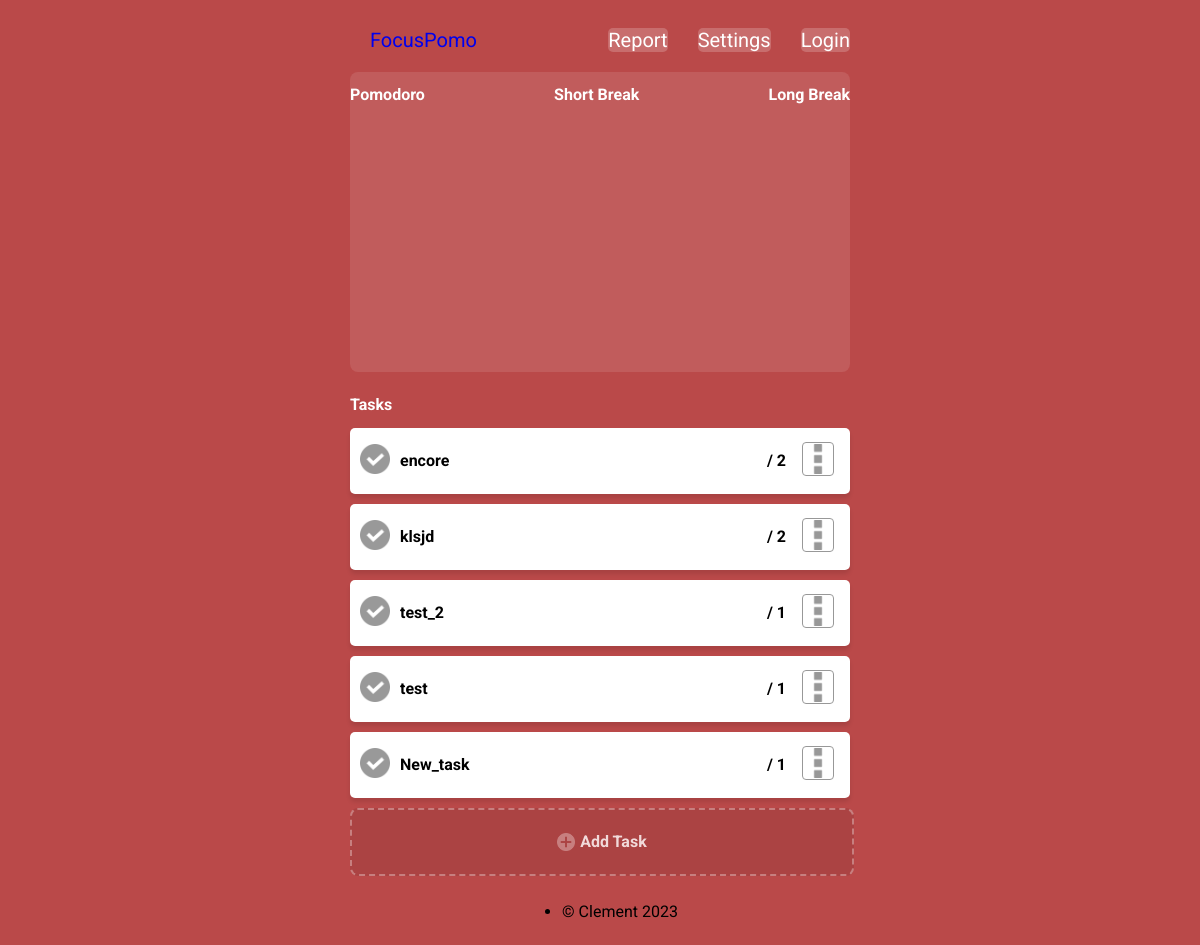
Before: / with the older database file.
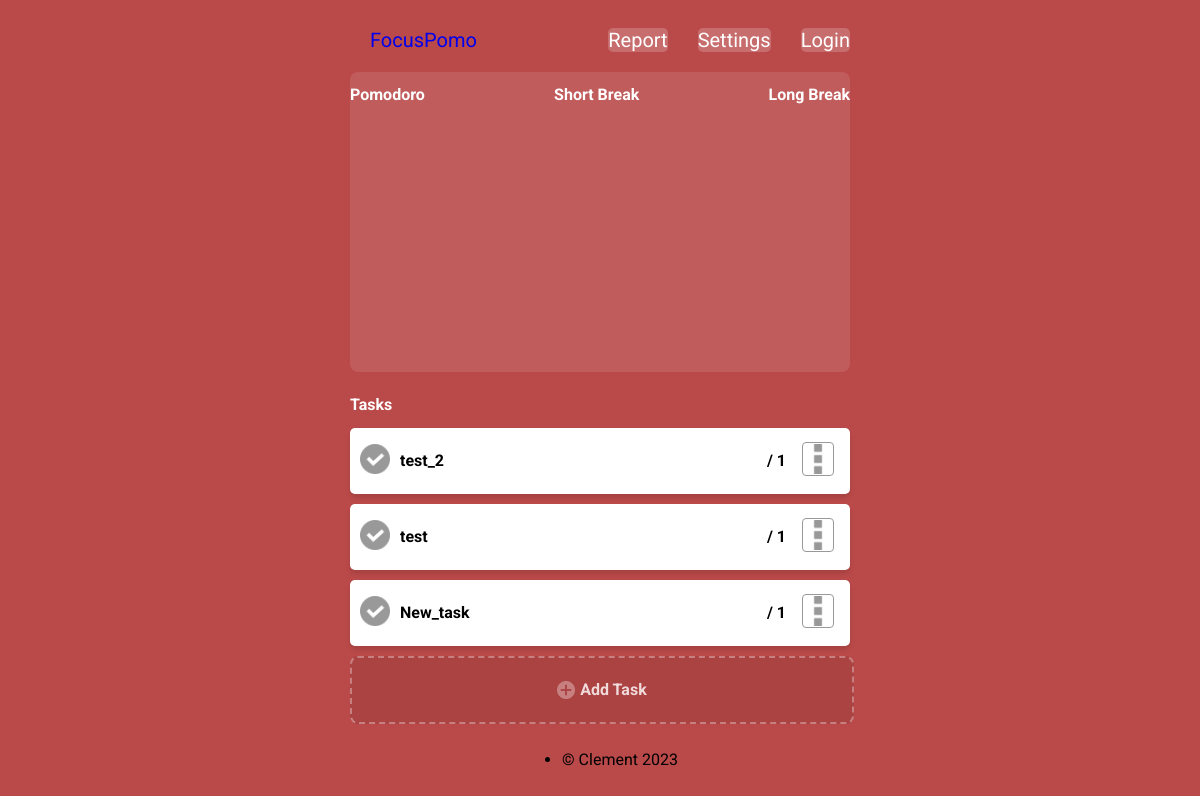
After: the same page with the newer database file.
### tasks/models.py (models this page shows)
class Task(models.Model):
    user_email = models.ForeignKey(CustomUser, blank=True, null=True, on_delete=models.CASCADE)
    title = models.CharField(max_length=150)
    note = models.TextField(blank=True, null=True)
    rounds = models.IntegerField()
    time = models.DateTimeField(default=timezone.now)

### focus_pomo/views.py (the view, shortened to what this page needs)
# urls.py: path('', views.Index.as_view(), name='index'),
class Index(FormView, TemplateView):
    template_name = 'index.html'
    success_url = reverse_lazy('index')
    def get(self, request, *args, **kwargs):
        form = TaskForm()
        return self.render_to_response(self.get_context_data(form=form))
    def get_context_data(self, **kwargs: Any) -> Dict[str, Any]:
        context = super().get_context_data(**kwargs)
        context['tasks'] = Task.objects.all()
        return context

### templates/index.html (shortened to what this page needs)
{% extends "base.html" %}
{% load django_bootstrap5 %}
{% load static %}
{% block body_block %}
    <ul class="header">
        <div class="brand">
            <a href="#" style="text-decoration:none">
                <li>FocusPomo</li>
            </a>
        </div>
        <div class="settings">
            <a href="#" class="tab" style="text-decoration:none">
                <li>Report</li>
            </a>
            <a href="#" class="tab" style="text-decoration:none">
                <li>Settings</li>
            </a>
            {% if user.is_authenticated %}
                <a href="{% url 'accounts:logout' %}" class="tab" style="text-decoration:none">
                    <li>Logout</li>
                </a>
            {% else %}
                <a href="{% url 'accounts:login' %}" class="tab" style="text-decoration:none">
                    <li>Login</li>
                </a>
            {% endif %}
        </div>
    </ul>
    <div class="screen">
        <div class="selection">
            <h2>Pomodoro</h2>
            <h2>Short Break</h2>
            <h2>Long Break</h2>
        </div>
    </div>
    <div class="task">
        <h2>Tasks</h2>
        {% for task in tasks %}
        <div class="card" id="card{{ task.id }}">
            <div class="title">
                <p><img src="static\images\check.png" alt="option icon" class="check"></p>
                <p class="text">{{task.title}}</p>
            </div>
            <div class="settings">
                <p class="text">/ {{task.rounds}}</p>
                <button class='none' onclick="openModal('{{ task.id }}')">
                    <img src="static\images\button-of-three-vertical-squares.png" alt="option icon" class="dots">
                </button>
            </div>
        </div>
         {% endfor %}
         <div class="add_task" onclick="openForm()">
            <img src="static\images\plus (1).png" alt="add icon" class="plus">
            <p>Add Task</p>
        </div>
    </div>
{% endblock body_block %}

### templates/base.html (shortened to what this page needs)
<!DOCTYPE html>
{% load static %}
{% load django_bootstrap5 %}
<html lang="en">
<head>
    <link rel="stylesheet" href="{% static 'master.css' %}">
</head>
<body>
    <div class="container">
        {% block body_block %}
        {% endblock body_block %}
        <footer>
            <ul>
                <li>© Clement 2023</li>
            </ul>
        </footer>
    </div>
</body>
</html>

### static/master.css (style rules this page uses)
body { background-color: rgb(186, 73, 73); font-family: 'Roboto', sans-serif; }
.container { display: flex; flex-direction: column; align-items: center; }
.header { display: flex; flex-direction: row; justify-content: space-between; width: 500px; font-size: 20px; color: white; list-style-type: none; text-decoration: none; }
.brand { display: flex; flex-direction: row; justify-content: flex-start; }
.settings { display: flex; flex-direction: row; justify-content: flex-end; }
.tab { margin: 0px 10px 0px 10px; background-color: rgba(255, 255, 255, 0.2); color: white; border-radius: 5px; }
.screen { width: 500px; height: 300px; background-color: rgba(255, 255, 255, 0.1); margin-bottom: 10px; border-radius: 8px; }
.task { width: 500px; margin-bottom: 10px; }
.card { display: flex; flex-direction: row; justify-content: space-between; gap: 10px; font-weight: bold; background-color: #FFFFFF; margin-bottom: 10px; text-align: center; border-radius: 5px; box-shadow: rgba(0, 0, 0, 0.1) 0px 4px 4px; }
.title { display: flex; flex-direction: row; gap: 10px; padding-left: 10px; }
.settings { display: flex; flex-direction: row; gap: 10px; padding-right: 10px; }
.selection { display: flex; flex-direction: row; justify-content: space-between; }
h2 { color: white; font-size: 16px; }
.dots { width: 30px; opacity: 0.4; border-radius: 4px; border-style: solid; border-width: 0.1px; padding: 1px 0px 1px 0px; }
.check { width: 30px; opacity: 0.4; }
.text { padding-top: 7px; }
.none { background: none; border: none; }
.plus { width: 18px; height: 18px; opacity: 0.4; color: white; border-width: 0.1px; padding: 1px 0px 1px 0px; margin-right: 5px; }
.add_task { border: 2px dashed rgba(255, 255, 255, 0.4); background-color: rgba(0, 0, 0, 0.1); opacity: 0.8; border-radius: 8px; font-weight: bold; font-family: "Nunito sans" sans-serif; color: white; display: flex; flex-direction: row; align-items: center; justify-content: center; width: 500px; height: 64px; }
::placeholder { color:rgba(0, 0, 0, 0.1); }

Changed rows visible on the page:
removed Task: title "encore", rounds "2"
removed Task: title "klsjd", rounds "2"
